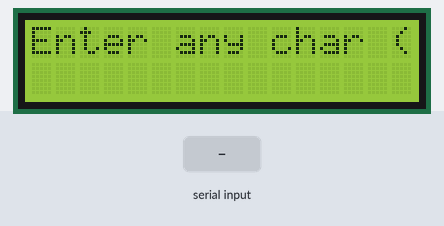
The program below on a simulated ATmega32, built with avr-gcc and emulated at 1 MHz (the files do not name the chip). Shown: 16×2 character LCD. Wiring (inferred from the names in the program): character LCD (HD44780): RS PA1; E PA2; data PA3, PA4, PA5, PA6. The test bench sets the inputs (shaded band).

Above: at 1.4 s.
1.5 s: "1" received over Serial
At 2.2 s:
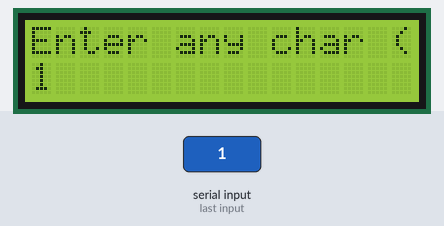
3.0 s: "2" received over Serial
At 3.4 s:
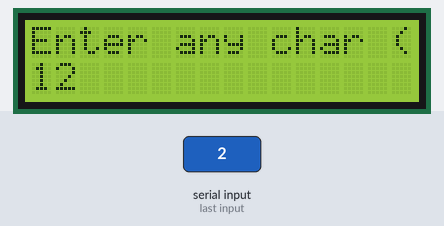
Timing chart, 0 to 6.0 s (numbered marks = the images above; inputs shaded):
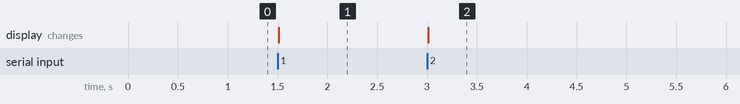

The program:

main.c
```c
/***********************************************************************************
 * 																				   *
 * 	 [MODULE]: Application  															   *
 * 																				   *
 * 	 [FILE NAME]: main.c														   *
 * 																				   *
 * 	 [AUTHOR]: Ahmed Abdelaal													   *
 * 																				   *
 * 	 [CREATED ON]: 28/10/2022													   *
 * 																				   *
 *   [DESCRIPTION]: Source file for Application     					    	   *
 * 																				   *
 ***********************************************************************************/

/*---------------------------------------------------------------------------------*
 *                                     INCLUDES                                    *
 *---------------------------------------------------------------------------------*/
#include "UART.h"
#include "lcd.h"
/*---------------------------------------------------------------------------------*
 *                               GLOBAL CONST MACROS                               *
 *---------------------------------------------------------------------------------*/

/*---------------------------------------------------------------------------------*
 *                                GLOBAL VARIABLES	                               *
 *---------------------------------------------------------------------------------*/
uint8 g_dataBuffer;
/*---------------------------------------------------------------------------------*
 *                                       ENUMS                                     *
 *---------------------------------------------------------------------------------*/

/*---------------------------------------------------------------------------------*
 *                                STRUCTS AND UNIONS                               *
 *---------------------------------------------------------------------------------*/

/*---------------------------------------------------------------------------------*
 *                               FUNCTION PROTOTYPES                               *
 *---------------------------------------------------------------------------------*/
/*[1]-------------------------------------------------------------------------------
 *
 * [FUNCTION NAME]: lcd_Reset
 *
 * [FUNCTION DESCRIPTION]: Function responsible for reset the lcd
 *
 * [SYNCHRONIZATION]: sync
 *
 * [REENTARNCY]: Non-Reentrant
 *
 * [Params]: [in]:   none
 *           [out]:  none
 *
 * [return]: none
 *
 *---------------------------------------------------------------------------------*/
void lcd_Reset(void);
/*---------------------------------------------------------------------------------*
 *                                FUNCTION DEFINITIONS                             *
 *---------------------------------------------------------------------------------*/
int main()
{
	/* intializations ---------------------*/
	UART_init();
	LCD_init();
	/* show lcd ---------------------------*/
	lcd_Reset();
	for(;;)
	{
	/* recieving data----------------------*/
		g_dataBuffer = UART_recieve_Byte();
	/* display data-----------------------*/
		if('0' == g_dataBuffer)
		{
			lcd_Reset();
		}
		else
		{
			LCD_displayCharacter(g_dataBuffer);
		}

	}
	return 0;
}

void lcd_Reset()
{
	LCD_clearScreen();
	LCD_displayString("Enter any char ( 0 for clear screen )");
	LCD_goToRowColumn(1, 0);
}
```

UART.c
```c
/***********************************************************************************
 * 																				   *
 * 	 [MODULE]: UART  															   *
 * 																				   *
 * 	 [FILE NAME]: UART.c														   *
 * 																				   *
 * 	 [AUTHOR]: Ahmed Abdelaal													   *
 * 																				   *
 * 	 [CREATED ON]: 30/09þ/2022													   *
 * 																				   *
 *   [DESCRIPTION]: Source file for the UART driver 					    	   *
 * 																				   *
 ***********************************************************************************/

/*---------------------------------------------------------------------------------*
 *                                     INCLUDES                                    *
 *---------------------------------------------------------------------------------*/
#include "UART.h"

/*---------------------------------------------------------------------------------*
 *                                FUNCTION DEFINITIONS                             *
 *---------------------------------------------------------------------------------*/

void UART_init()
{
	/*-------------------------------------UCSRA-------------------------------------*/
	/* Enable double speed */
	SET_BIT(UCSRA,U2X);

	/*-------------------------------------UCSRB-------------------------------------*/
	/* Enable reciving and transmitting */
	SET_BIT(UCSRB,RXEN);
	SET_BIT(UCSRB,TXEN);

	/*-------------------------------------UCSRC-------------------------------------*/
	/* Enable writing to UCSRC register */
	SET_BIT(UCSRC,URSEL);

	/* Async or Sync */
	/*---------------------------------Operation Mode--------------------------------
	*
    *					UMSEL 	 	   		          Mode
    *  				      0                   Asynchronous Operation
    *					  1                   Synchronous Operation
    *
    *----------------------------------------------------------------------------*/

	/* Set parity mode */
	/*---------------------------------Parity Mode--------------------------------
	 *
	 *					UPM1 	 	UPM0 		Parity Mode
     *  				 0           0            Disabled
	 *					 1           0            Enabled, Even Parity
	 * 					 1           1            Enabled, Odd Parity
	 *
	 *----------------------------------------------------------------------------*/

	/* Set Stop Bit */
	/*---------------------------------Stop Bit--------------------------------
	*
    *					 USBS 	 	   		       Stop Bit(s)
  	*  				      0                          1-bit
    *					  1                          2-bit
    *
	*----------------------------------------------------------------------------*/

	/* Set Character Size */
	/*-------------------------------Character Size--------------------------------
	 *
     *					UCSZ2 		UCSZ1		 UCSZ0 		Character Size
	 *					  0		      0            0             5-bit
	 *					  0           0            1             6-bit
	 *					  0           1            0             7-bit
	 *					  0           1            1             8-bit
	 *					  1           1            1             9-bit
	 *
	 *----------------------------------------------------------------------------*/
	/* 8-bit */
	SET_BIT(UCSRC,UCSZ0);
	SET_BIT(UCSRC,UCSZ1);

	/* Baudrate prescaler */
	UBRRH = (BAUDRATE_PRESCALER>>8);
    UBRRL = BAUDRATE_PRESCALER;
}
void UART_send_Byte(const uint8 data)
{
	/* wait until transmitter buffer register is empty */
	while(BIT_IS_CLEAR(UCSRA,UDRE));
	/* Send data */
	UDR=data;

}
uint8 UART_recieve_Byte()
{
	while(BIT_IS_CLEAR(UCSRA,RXC));
    return UDR;
}
void UART_send_String(const uint8* str)
{
	uint8 i = 0;
	while(str[i] != '\0')
	{
		UART_send_Byte(str[i]);
		i++;
		_delay_ms(5);
	}
	UART_send_Byte(END_STRING_SYMBOL);
	_delay_ms(5);
}
void UART_recieve_String(uint8* str)
{
	uint8 i = 0;
	str[i] = UART_recieve_Byte();
	while(str[i] != END_STRING_SYMBOL)
	{
		i++;
		str[i] = UART_recieve_Byte();
		_delay_ms(5);
	}
	str[i] = '\0';
}
```

UART.h
```c
/***********************************************************************************
 * 																				   *
 * 	 [MODULE]: UART  															   *
 * 																				   *
 * 	 [FILE NAME]: UART.h														   *
 * 																				   *
 * 	 [AUTHOR]: Ahmed Abdelaal													   *
 * 																				   *
 * 	 [CREATED ON]: 30/09þ/2022													   *
 * 																				   *
 *   [DESCRIPTION]: Header file for the UART driver 					    	   *
 * 																				   *
 ***********************************************************************************/

#ifndef UART_H_
#define UART_H_
/*---------------------------------------------------------------------------------*
 *                                     INCLUDES                                    *
 *---------------------------------------------------------------------------------*/
#include "std_types.h"
#include "micro_config.h"
#include "common_macros.h"
/*---------------------------------------------------------------------------------*
 *                               GLOBAL CONST MACROS                               *
 *---------------------------------------------------------------------------------*/

#define BAUDRATE 						9600
#define BAUDRATE_PRESCALER              (((F_CPU / (BAUDRATE * 8UL))) - 1)
#define END_STRING_SYMBOL				(uint8)'#'

/*---------------------------------------------------------------------------------*
 *                                       ENUMS                                     *
 *---------------------------------------------------------------------------------*/

/*---------------------------------------------------------------------------------*
 *                                STRUCTS AND UNIONS                               *
 *---------------------------------------------------------------------------------*/

/*---------------------------------------------------------------------------------*
 *                               FUNCTION PROTOTYPES                               *
 *---------------------------------------------------------------------------------*/

/*[1]-------------------------------------------------------------------------------
 *
 * [FUNCTION NAME]: UART_init
 *
 * [FUNCTION DESCRIPTION]: Function responsible for initialize configurations
 *                         for UART module.
 * [SYNCHRONIZATION]: sync
 *
 * [REENTARNCY]: Non-Reentrant
 *
 * [Params]: [in]:   none
 *           [out]:  none
 *
 * [return]: none
 *
 *---------------------------------------------------------------------------------*/
void UART_init(void);
/*[2]-------------------------------------------------------------------------------
 *
 * [FUNCTION NAME]: UART_send_Byte
 *
 * [FUNCTION DESCRIPTION]: Function responsible for sending a byte of data
 * 						   using UART module.
 * [SYNCHRONIZATION]: sync
 *
 * [REENTARNCY]: Non-Reentrant
 *
 * [Params]: [in]:   const uint8 data : byte of data to be send
 *           [out]:  none
 *
 * [return]: none
 *
 *---------------------------------------------------------------------------------*/
void UART_send_Byte(const uint8);
/*[3]-------------------------------------------------------------------------------
 *
 * [FUNCTION NAME]: UART_recieve_Byte
 *
 * [FUNCTION DESCRIPTION]: Function responsible for recieving a byte of data
 * 						   using UART module.
 * [SYNCHRONIZATION]: sync
 *
 * [REENTARNCY]: Non-Reentrant
 *
 * [Params]: [in]:   none
 *           [out]:  none
 *
 * [return]: uint8 data :data which had been recieved
 *
 *---------------------------------------------------------------------------------*/
uint8 UART_recieve_Byte(void);
/*[4]-------------------------------------------------------------------------------
 *
 * [FUNCTION NAME]: UART_send_String
 *
 * [FUNCTION DESCRIPTION]: Function responsible for sending string
 * 						   using UART module.
 * [SYNCHRONIZATION]: sync
 *
 * [REENTARNCY]: Non-Reentrant
 *
 * [Params]: [in]:   const uint8* str :string to be send
 *           [out]:  none
 *
 * [return]: none
 *
 *---------------------------------------------------------------------------------*/
void UART_send_String(const uint8*);
/*[5]-------------------------------------------------------------------------------
 *
 * [FUNCTION NAME]: UART_recieve_String
 *
 * [FUNCTION DESCRIPTION]: Function responsible for recieving string
 * 						   using UART module.
 * [SYNCHRONIZATION]: sync
 *
 * [REENTARNCY]: Non-Reentrant
 *
 * [Params]: [in]:   none
 *           [out]:  uint8* str :string which had been recieved
 *
 * [return]: none
 *
 *---------------------------------------------------------------------------------*/
void UART_recieve_String(uint8*);

#endif /* UART_H_ */
```

micro_config.h
```c
 /******************************************************************************
 *
 * Module: Micro - Configuration
 *
 * File Name: Micro_Config.h
 *
 * Description: File include all Microcontroller libraries
 *
 *
 *
 *******************************************************************************/

#ifndef MICRO_CONFIG_H_
#define MICRO_CONFIG_H_

#ifndef F_CPU
#define F_CPU 1000000UL //1MHz Clock frequency
#endif

#include <avr/io.h>
#include <avr/interrupt.h>
#include <util/delay.h>

#endif /* MICRO_CONFIG_H_ */
```

common_macros.h
```c
 /******************************************************************************
 *
 * Module: Common - Macros
 *
 * File Name: Common_Macros.h
 *
 * Description: Commonly used Macros
 *
 *
 *
 *******************************************************************************/

#ifndef COMMON_MACROS
#define COMMON_MACROS

/* Set a certain bit in any register */
#define SET_BIT(REG,BIT) (REG|=(1<<BIT))

/* Clear a certain bit in any register */
#define CLEAR_BIT(REG,BIT) (REG&=(~(1<<BIT)))

/* Toggle a certain bit in any register */
#define TOGGLE_BIT(REG,BIT) (REG^=(1<<BIT))

/* Rotate right the register value with specific number of rotates */
#define ROR(REG,num) ( REG= (REG>>num) | (REG<<(8-num)) )

/* Rotate left the register value with specific number of rotates */
#define ROL(REG,num) ( REG= (REG<<num) | (REG>>(8-num)) )

/* Check if a specific bit is set in any register and return true if yes */
#define BIT_IS_SET(REG,BIT) ( REG & (1<<BIT) )

/* Check if a specific bit is cleared in any register and return true if yes */
#define BIT_IS_CLEAR(REG,BIT) ( !(REG & (1<<BIT)) )

#endif
```

std_types.h
```c
 /******************************************************************************
 *
 * Module: Common - Platform Types Abstraction
 *
 * File Name: std_types.h
 *
 * Description: types for AVR
 *
 *
 *
 *******************************************************************************/

#ifndef STD_TYPES_H_
#define STD_TYPES_H_

/* Boolean Data Type */
typedef unsigned char bool;

/* Boolean Values */
#ifndef FALSE
#define FALSE       (0u)
#endif

#ifndef TRUE
#define TRUE        (1u)
#endif

#define HIGH        (1u)
#define LOW         (0u)

typedef unsigned char         uint8;          /*           0 .. 255             */
typedef signed char           sint8;          /*        -128 .. +127            */
typedef unsigned short        uint16;         /*           0 .. 65535           */
typedef signed short          sint16;         /*      -32768 .. +32767          */
typedef unsigned long         uint32;         /*           0 .. 4294967295      */
typedef signed long           sint32;         /* -2147483648 .. +2147483647     */
typedef unsigned long long    uint64;         /*       0..18446744073709551615  */
typedef signed long long      sint64;
typedef float                 float32;
typedef double                float64;

#endif /* STD_TYPE_H_ */
```

Source omitted: lcd.c (7264 bytes), lcd.h (8858 bytes)

Measured:
- after the input at 1.5 s, the display: changes at once (image 1)
- after the input at 3.0 s, the display: changes at once (image 2)
